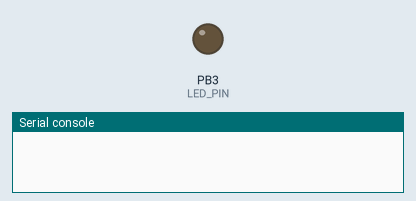
Bench run of a program on a simulated pyboard running MicroPython. Parts: output pins drawn as LEDs (lit = HIGH), the last lines printed to the serial console. At 5.0 s the program stops and its outputs stay as they are.

Above: at 0.1 s.
At 1.1 s:
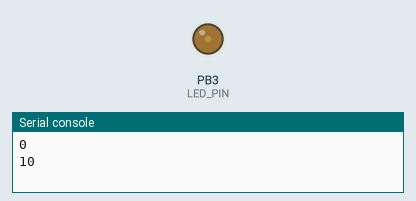
At 2.1 s:
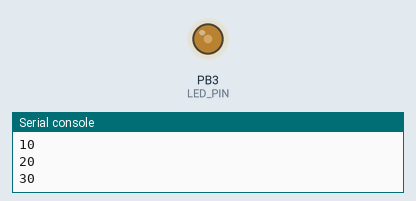
At 4.6 s:
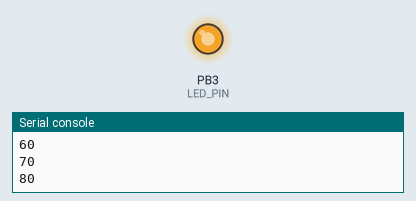
Timing chart, 0 to 6.5 s (numbered marks = the images above):
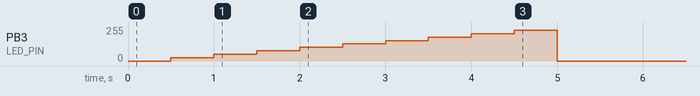

The program:

bb_pyb_quick-look_pwm.py
```python
# (licence header left out)
from pyb import Pin, Timer
import time

#Definitions---------
LED_PIN = "B3"

#Setup----------------
#LED
p = Pin(LED_PIN) # utilises TIM2, CH2
#Timer 2
tim2 = Timer(2, freq=1000)
#Channel 2
ch2 = tim2.channel(2, Timer.PWM, pin=p)

# Main Program--------
for r in range(0,100,10):
    ch2.pulse_width_percent(r)
    time.sleep(0.5)
    print(r)
#Turn off the LED
ch2.pulse_width_percent(0)
tim2.deinit()
```

Measured:
- by itself, PB3 (LED_PIN): rises from 0/255 to 230/255 in 4.0 s, then falls to 0/255 in 0.50 s
